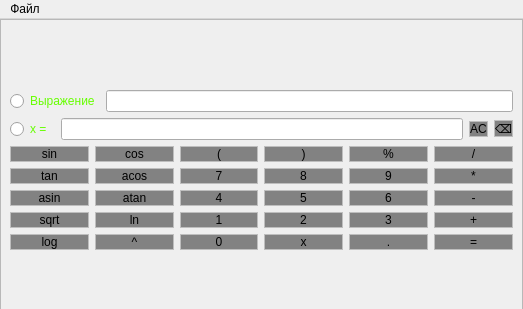
<?xml version="1.0" encoding="UTF-8"?>
<ui version="4.0">
 <class>SmartCalcView</class>
 <widget class="QMainWindow" name="SmartCalcView">
  <property name="geometry">
   <rect>
    <x>0</x>
    <y>0</y>
    <width>523</width>
    <height>309</height>
   </rect>
  </property>
  <property name="minimumSize">
   <size>
    <width>523</width>
    <height>300</height>
   </size>
  </property>
  <property name="maximumSize">
   <size>
    <width>523</width>
    <height>309</height>
   </size>
  </property>
  <property name="windowTitle">
   <string>SmartCalcView</string>
  </property>
  <widget class="QWidget" name="centralwidget">
   <widget class="QFrame" name="frame">
    <property name="geometry">
     <rect>
      <x>0</x>
      <y>0</y>
      <width>523</width>
      <height>302</height>
     </rect>
    </property>
    <property name="sizePolicy">
     <sizepolicy hsizetype="Preferred" vsizetype="Preferred">
      <horstretch>0</horstretch>
      <verstretch>0</verstretch>
     </sizepolicy>
    </property>
    <property name="minimumSize">
     <size>
      <width>523</width>
      <height>302</height>
     </size>
    </property>
    <property name="maximumSize">
     <size>
      <width>523</width>
      <height>302</height>
     </size>
    </property>
    <property name="styleSheet">
     <string notr="true">
QPushButton {
color: rgb(0,0,0);
background-color: #828282;
border-color: #BEBEBE;
 border-style: solid;
 border-width:1px;
 border-radius:10px;
}
QPushButton:hover {
color: rgb(230, 230, 230);
background-color: #606060;
border-color: #BEBEBE;
border-style: solid;
border-width:1px;
border-radius:10px;
}
QPushButton:pressed {
    color: rgb(144, 143, 146);
background-color: rgb(16, 94, 46);
border-color: rgb(144, 143, 146);
 border-style: solid;
 border-width:2px;
 border-radius:10px;
}
</string>
    </property>
    <property name="frameShape">
     <enum>QFrame::StyledPanel</enum>
    </property>
    <property name="frameShadow">
     <enum>QFrame::Raised</enum>
    </property>
    <layout class="QGridLayout" name="gridLayout">
     <item row="0" column="0">
      <layout class="QVBoxLayout" name="verticalLayout_7">
       <item>
        <layout class="QHBoxLayout" name="horizontalLayout_6">
         <item>
          <widget class="QRadioButton" name="radioButton_exp">
           <property name="sizePolicy">
            <sizepolicy hsizetype="Minimum" vsizetype="Maximum">
             <horstretch>0</horstretch>
             <verstretch>0</verstretch>
            </sizepolicy>
           </property>
           <property name="styleSheet">
            <string notr="true">color: rgb(102, 255, 0)</string>
           </property>
           <property name="text">
            <string>Выражение</string>
           </property>
          </widget>
         </item>
         <item>
          <widget class="QLineEdit" name="lineEdit_exp">
           <property name="sizePolicy">
            <sizepolicy hsizetype="Expanding" vsizetype="Maximum">
             <horstretch>0</horstretch>
             <verstretch>0</verstretch>
            </sizepolicy>
           </property>
           <property name="styleSheet">
            <string notr="true">color: rgb(102, 255, 0);</string>
           </property>
           <property name="maxLength">
            <number>255</number>
           </property>
          </widget>
         </item>
        </layout>
       </item>
       <item>
        <layout class="QHBoxLayout" name="horizontalLayout_7">
         <item>
          <widget class="QRadioButton" name="radioButton_x">
           <property name="sizePolicy">
            <sizepolicy hsizetype="Minimum" vsizetype="Maximum">
             <horstretch>0</horstretch>
             <verstretch>0</verstretch>
            </sizepolicy>
           </property>
           <property name="styleSheet">
            <string notr="true">color: rgb(102, 255, 0)</string>
           </property>
           <property name="text">
            <string>x = </string>
           </property>
          </widget>
         </item>
         <item>
          <widget class="QLineEdit" name="lineEdit_x">
           <property name="sizePolicy">
            <sizepolicy hsizetype="Expanding" vsizetype="Maximum">
             <horstretch>0</horstretch>
             <verstretch>0</verstretch>
            </sizepolicy>
           </property>
           <property name="styleSheet">
            <string notr="true">color: rgb(102, 255, 0);</string>
           </property>
           <property name="maxLength">
            <number>255</number>
           </property>
          </widget>
         </item>
         <item>
          <widget class="QPushButton" name="pushButton_clear">
           <property name="sizePolicy">
            <sizepolicy hsizetype="Minimum" vsizetype="Maximum">
             <horstretch>0</horstretch>
             <verstretch>0</verstretch>
            </sizepolicy>
           </property>
           <property name="styleSheet">
            <string notr="true"/>
           </property>
           <property name="text">
            <string>AC</string>
           </property>
          </widget>
         </item>
         <item>
          <widget class="QPushButton" name="pushButton_clear_one_sym">
           <property name="sizePolicy">
            <sizepolicy hsizetype="Minimum" vsizetype="Maximum">
             <horstretch>0</horstretch>
             <verstretch>0</verstretch>
            </sizepolicy>
           </property>
           <property name="styleSheet">
            <string notr="true"/>
           </property>
           <property name="text">
            <string>⌫</string>
           </property>
          </widget>
         </item>
        </layout>
       </item>
       <item>
        <layout class="QHBoxLayout" name="horizontalLayout_8">
         <item>
          <layout class="QVBoxLayout" name="verticalLayout_2">
           <item>
            <widget class="QPushButton" name="pushButton_sin">
             <property name="styleSheet">
              <string notr="true"/>
             </property>
             <property name="text">
              <string>sin</string>
             </property>
            </widget>
           </item>
           <item>
            <widget class="QPushButton" name="pushButton_tan">
             <property name="styleSheet">
              <string notr="true"/>
             </property>
             <property name="text">
              <string>tan</string>
             </property>
            </widget>
           </item>
           <item>
            <widget class="QPushButton" name="pushButton_asin">
             <property name="styleSheet">
              <string notr="true"/>
             </property>
             <property name="text">
              <string>asin</string>
             </property>
            </widget>
           </item>
           <item>
            <widget class="QPushButton" name="pushButton_sqrt">
             <property name="styleSheet">
              <string notr="true"/>
             </property>
             <property name="text">
              <string>sqrt</string>
             </property>
            </widget>
           </item>
           <item>
            <widget class="QPushButton" name="pushButton_log">
             <property name="styleSheet">
              <string notr="true"/>
             </property>
             <property name="text">
              <string>log</string>
             </property>
            </widget>
           </item>
          </layout>
         </item>
         <item>
          <layout class="QVBoxLayout" name="verticalLayout_3">
           <item>
            <widget class="QPushButton" name="pushButton_cos">
             <property name="styleSheet">
              <string notr="true"/>
             </property>
             <property name="text">
              <string>cos</string>
             </property>
            </widget>
           </item>
           <item>
            <widget class="QPushButton" name="pushButton_acos">
             <property name="styleSheet">
              <string notr="true"/>
             </property>
             <property name="text">
              <string>acos</string>
             </property>
            </widget>
           </item>
           <item>
            <widget class="QPushButton" name="pushButton_atan">
             <property name="styleSheet">
              <string notr="true"/>
             </property>
             <property name="text">
              <string>atan</string>
             </property>
            </widget>
           </item>
           <item>
            <widget class="QPushButton" name="pushButton_ln">
             <property name="styleSheet">
              <string notr="true"/>
             </property>
             <property name="text">
              <string>ln</string>
             </property>
            </widget>
           </item>
           <item>
            <widget class="QPushButton" name="pushButton_pow">
             <property name="styleSheet">
              <string notr="true"/>
             </property>
             <property name="text">
              <string>^</string>
             </property>
            </widget>
           </item>
          </layout>
         </item>
         <item>
          <layout class="QVBoxLayout" name="verticalLayout_4">
           <item>
            <widget class="QPushButton" name="pushButton_openb">
             <property name="styleSheet">
              <string notr="true"/>
             </property>
             <property name="text">
              <string>(</string>
             </property>
            </widget>
           </item>
           <item>
            <widget class="QPushButton" name="pushButton_7">
             <property name="styleSheet">
              <string notr="true"/>
             </property>
             <property name="text">
              <string>7</string>
             </property>
            </widget>
           </item>
           <item>
            <widget class="QPushButton" name="pushButton_4">
             <property name="styleSheet">
              <string notr="true"/>
             </property>
             <property name="text">
              <string>4</string>
             </property>
            </widget>
           </item>
           <item>
            <widget class="QPushButton" name="pushButton_1">
             <property name="styleSheet">
              <string notr="true"/>
             </property>
             <property name="text">
              <string>1</string>
             </property>
            </widget>
           </item>
           <item>
            <widget class="QPushButton" name="pushButton_0">
             <property name="styleSheet">
              <string notr="true"/>
             </property>
             <property name="text">
              <string>0</string>
             </property>
            </widget>
           </item>
          </layout>
         </item>
         <item>
          <layout class="QVBoxLayout" name="verticalLayout_5">
           <item>
            <widget class="QPushButton" name="pushButton_closeb">
             <property name="styleSheet">
              <string notr="true"/>
             </property>
             <property name="text">
              <string>)</string>
             </property>
            </widget>
           </item>
           <item>
            <widget class="QPushButton" name="pushButton_8">
             <property name="styleSheet">
              <string notr="true"/>
             </property>
             <property name="text">
              <string>8</string>
             </property>
            </widget>
           </item>
           <item>
            <widget class="QPushButton" name="pushButton_5">
             <property name="styleSheet">
              <string notr="true"/>
             </property>
             <property name="text">
              <string>5</string>
             </property>
            </widget>
           </item>
           <item>
            <widget class="QPushButton" name="pushButton_2">
             <property name="styleSheet">
              <string notr="true"/>
             </property>
             <property name="text">
              <string>2</string>
             </property>
            </widget>
           </item>
           <item>
            <widget class="QPushButton" name="pushButton_x">
             <property name="styleSheet">
              <string notr="true"/>
             </property>
             <property name="text">
              <string>x</string>
             </property>
            </widget>
           </item>
          </layout>
         </item>
         <item>
          <layout class="QVBoxLayout" name="verticalLayout_6">
           <item>
            <widget class="QPushButton" name="pushButton_mod">
             <property name="styleSheet">
              <string notr="true"/>
             </property>
             <property name="text">
              <string>%</string>
             </property>
            </widget>
           </item>
           <item>
            <widget class="QPushButton" name="pushButton_9">
             <property name="styleSheet">
              <string notr="true"/>
             </property>
             <property name="text">
              <string>9</string>
             </property>
            </widget>
           </item>
           <item>
            <widget class="QPushButton" name="pushButton_6">
             <property name="styleSheet">
              <string notr="true"/>
             </property>
             <property name="text">
              <string>6</string>
             </property>
            </widget>
           </item>
           <item>
            <widget class="QPushButton" name="pushButton_3">
             <property name="styleSheet">
              <string notr="true"/>
             </property>
             <property name="text">
              <string>3</string>
             </property>
            </widget>
           </item>
           <item>
            <widget class="QPushButton" name="pushButton_point">
             <property name="styleSheet">
              <string notr="true"/>
             </property>
             <property name="text">
              <string>.</string>
             </property>
            </widget>
           </item>
          </layout>
         </item>
         <item>
          <layout class="QVBoxLayout" name="verticalLayout_8">
           <item>
            <widget class="QPushButton" name="pushButton_div">
             <property name="styleSheet">
              <string notr="true"/>
             </property>
             <property name="text">
              <string>/</string>
             </property>
            </widget>
           </item>
           <item>
            <widget class="QPushButton" name="pushButton_mult">
             <property name="styleSheet">
              <string notr="true"/>
             </property>
             <property name="text">
              <string>*</string>
             </property>
            </widget>
           </item>
           <item>
            <widget class="QPushButton" name="pushButton_minus">
             <property name="styleSheet">
              <string notr="true"/>
             </property>
             <property name="text">
              <string>-</string>
             </property>
            </widget>
           </item>
           <item>
            <widget class="QPushButton" name="pushButton_plus">
             <property name="styleSheet">
              <string notr="true"/>
             </property>
             <property name="text">
              <string>+</string>
             </property>
            </widget>
           </item>
           <item>
            <widget class="QPushButton" name="pushButton_equals">
             <property name="styleSheet">
              <string notr="true"/>
             </property>
             <property name="text">
              <string>=</string>
             </property>
            </widget>
           </item>
          </layout>
         </item>
        </layout>
       </item>
      </layout>
     </item>
    </layout>
   </widget>
  </widget>
  <widget class="QMenuBar" name="menubar">
   <property name="geometry">
    <rect>
     <x>0</x>
     <y>0</y>
     <width>523</width>
     <height>24</height>
    </rect>
   </property>
   <widget class="QMenu" name="menu">
    <property name="title">
     <string>Файл</string>
    </property>
    <addaction name="action"/>
   </widget>
   <addaction name="menu"/>
  </widget>
  <action name="action">
   <property name="text">
    <string>Кредитный калькулятор</string>
   </property>
  </action>
 </widget>
 <resources/>
 <connections/>
</ui>
